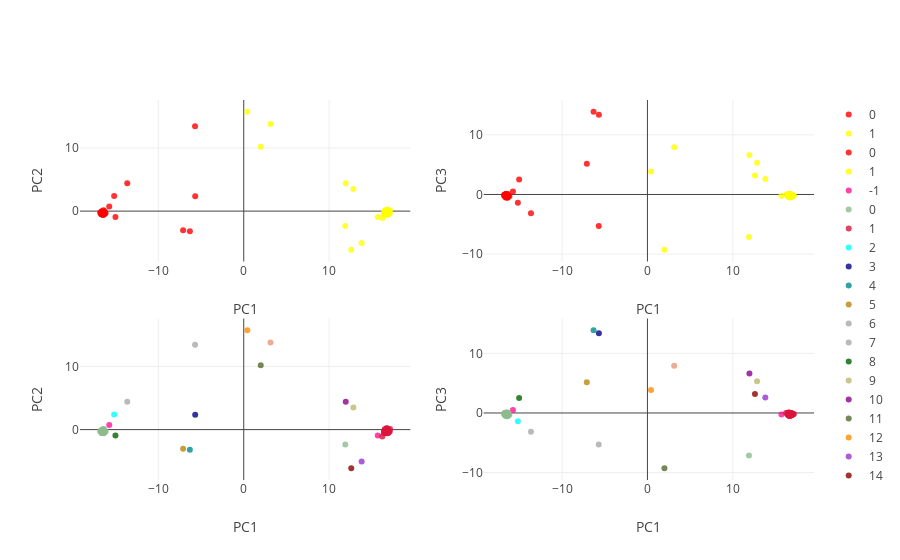

Notebook code for this chart:
### Markdown cell above
### VI. Simulation output: Summary analysis

#### A. Population genetic structure

Perform PCA on simulated haplotypes concatenated across windows.

### Code cell
#### ###

Haplotypes= np.concatenate(tuple([Windows[1][x] for x in Windows[1].keys()]), axis=1)

print('Number of markers: {}'.format(Haplotypes.shape[1]))

print('Number of individuals: {}'.format(Haplotypes.shape[0]))

pca2 = PCA(n_components=3, whiten=False,svd_solver='randomized')

feats= pca2.fit_transform(Haplotypes)

coords= {z:[x for x in range(len(label_vector)) if label_vector[x] == z] for z in list(set(label_vector))}

##

## perform MeanShift clustering.
bandwidth = estimate_bandwidth(feats, quantile=0.25)

ms = MeanShift(bandwidth=bandwidth, bin_seeding=False, cluster_all=False, min_bin_freq=35)
ms.fit(feats)
labels1 = ms.labels_
label_select = {y:[x for x in range(len(labels1)) if labels1[x] == y] for y in sorted(list(set(labels1)))}

##

PCA_color_ref= ['darkseagreen','crimson', 'cyan', 'darkblue', 'darkcyan',
            'darkgoldenrod', 'darkgray', 'darkgrey', 'darkgreen',
            'darkkhaki', 'darkmagenta', 'darkolivegreen', 'darkorange',
            'darkorchid', 'darkred', 'darksalmon', 'darkseagreen',
            'darkslateblue', 'darkslategray', 'darkslategrey',
            'darkturquoise', 'darkviolet', 'deeppink']

from plotly import tools

fig_pca_subplots = tools.make_subplots(rows=2, cols=2)

for subp in range(4):
    
    n_plot= subp
    
    if subp >= 2:
        coords= label_select
        subp -= 2
        Col_vec= PCA_color_ref
        
    else:
        Col_vec= ['red','yellow','blue','purple','green']
    
    
    for i in coords.keys():
        trace= go.Scatter(
        x = feats[coords[i],0],
        y = feats[coords[i],subp + 1],
        mode= "markers",
        name= str(i),
        marker= {
        'color': Col_vec[i],
        'line': {'width': 0},
        'size': 6,
        'symbol': 'circle',
        "opacity": .8})
        
        fig_pca_subplots.append_trace(trace, int(n_plot/float(2)) + 1, subp + 1)
    
    fig_pca_subplots['layout']['yaxis' + str(n_plot + 1)].update(title='PC{}'.format(subp + 2))
    fig_pca_subplots['layout']['xaxis' + str(n_plot + 1)].update(title='PC1')

layout = go.Layout()

fig= go.Figure(data=fig_pca_subplots, layout=layout)
iplot(fig)

### Figure 1 — Plotly figure (JSON) as saved in the notebook; plotly's stock layout.template omitted (floating-point values rounded to 4 significant figures)
{"data": [{"marker": {"color": "red", "line": {"width": 0}, "opacity": 0.8, "size": 6, "symbol": "circle"}, "mode": "markers", "name": "0", "type": "scatter", "uid": "7f9e2fbd-3f88-4d6c-b6a5-2872a5adfbc7", "x": [-16.41, -16.5, -16.49, -16.6, -16.55, -16.51, -16.44, -16.53, -16.62, -15.18, -16.51, -16.5, -16.49, -5.686, -16.47, -16.49, -16.65, -16.65, -16.4, -6.311, -16.49, -7.101, -16.47, -16.3, -16.54, -16.54, -16.57, -16.51, -16.54, -16.49, -16.49, -16.61, -16.61, -16.81, -16.68, -16.65, -16.51, -16.51, -16.43, -16.65, -16.55, -16.56, -16.58, -16.55, -16.59, -16.54, -16.48, -16.6, -5.703, -16.57, -16.35, -16.48, -16.18, -16.56, -16.61, -16.44, -16.52, -16.58, -16.54, -16.46, -16.54, -16.64, -16.47, -16.27, -16.63, -16.62, -16.5, -16.67, -16.58, -13.65, -16.44, -16.47, -16.77, -16.49, -16.63, -16.53, -16.66, -16.54, -16.37, -16.53, -16.47, -16.63, -16.53, -16.46, -15.76, -16.37, -16.51, -15.03, -16.61, -16.49, -16.54, -16.6, -16.43, -16.66, -16.43, -16.56, -16.69, -16.6, -16.36, -16.61], "xaxis": "x", "y": [-0.1972, -0.1326, -0.166, -0.4332, -0.4532, -0.1778, -0.5803, -0.3374, -0.2316, 2.379, -0.3426, -0.5236, -0.3542, 2.374, -0.4999, -0.3315, -0.3945, -0.453, -0.1727, -3.176, -0.3753, -3.021, -0.3259, -0.03613, -0.2004, -0.2745, -0.3259, -0.4551, -0.3425, -0.2306, -0.4435, -0.2544, -0.3391, -0.2196, -0.3943, -0.444, -0.2919, -0.4446, -0.4674, -0.03398, -0.2428, -0.2386, -0.3018, -0.1089, -0.5445, -0.219, -0.2767, -0.3758, 13.46, -0.2728, -0.1479, -0.3537, -0.2802, -0.4236, -0.5289, -0.3239, -0.4253, -0.4878, -0.3102, -0.2485, -0.2449, -0.4128, -0.31, -0.3756, -0.3043, -0.4737, -0.2452, -0.4597, -0.1716, 4.431, -0.1866, -0.465, -0.2873, -0.2158, -0.3632, -0.2594, -0.2915, -0.4511, -0.3419, -0.3544, -0.3051, -0.4785, -0.3077, -0.3461, 0.7131, -0.19, -0.3926, -0.9299, -0.2792, -0.338, -0.2851, -0.2872, -0.2839, -0.4176, 0.1385, -0.5263, -0.4086, -0.3784, -0.5255, -0.1486], "yaxis": "y"}, {"marker": {"color": "yellow", "line": {"width": 0}, "opacity": 0.8, "size": 6, "symbol": "circle"}, "mode": "markers", "name": "1", "type": "scatter", "uid": "e02f7eec-f805-4754-b946-51da438320ff", "x": [16.65, 16.73, 16.48, 16.71, 16.71, 16.49, 16.66, 16.81, 16.89, 16.6, 16.66, 16.79, 12.85, 16.73, 16.96, 16.65, 16.66, 16.66, 16.67, 16.95, 16.97, 16.63, 16.52, 16.68, 11.95, 16.73, 17.14, 16.44, 1.991, 16.99, 16.74, 16.72, 15.7, 16.97, 16.76, 16.68, 16.59, 16.89, 16.71, 16.72, 16.69, 16.77, 16.78, 16.53, 16.69, 16.65, 16.69, 16.63, 16.73, 16.62, 16.64, 16.78, 16.56, 16.6, 16.54, 16.79, 16.82, 16.24, 16.54, 16.66, 16.86, 16.86, 16.64, 16.79, 16.42, 16.74, 16.78, 0.4172, 16.56, 16.74, 16.63, 16.56, 16.74, 16.57, 16.76, 16.81, 13.81, 16.84, 17.11, 16.79, 16.77, 16.75, 16.63, 16.56, 16.83, 12.6, 16.54, 16.87, 16.81, 3.131, 16.82, 16.82, 16.73, 11.9, 16.71, 16.76, 16.85, 16.89, 16.67, 16.48], "xaxis": "x", "y": [-0.5666, -0.4415, -0.4953, -0.4186, -0.1525, -0.2946, -0.07229, -0.2591, -0.2118, -0.3164, -0.1458, 0.1144, 3.488, -0.1785, -0.1987, 0.08252, -0.1153, -0.1439, 0.001493, -0.2235, -0.4074, 0.008442, -0.333, -0.171, 4.41, -0.2475, 0.08518, -0.1929, 10.19, -0.4125, -0.02668, -0.03851, -0.9233, -0.03722, -0.2137, -0.2913, -0.3018, -0.5622, -0.2601, -0.3749, -0.2019, -0.2183, -0.5127, 0.0706, -0.4864, -0.08546, -0.3687, -0.2888, -0.4269, -0.06986, -0.4395, 0.006349, -0.07031, -0.1622, -0.1468, -0.2598, -0.249, -1.09, -0.1083, -0.4916, -0.3386, 0.003789, -0.1956, -0.2107, -0.5242, -0.1442, -0.2266, 15.74, -0.2063, -0.4079, -0.1296, -0.1009, 0.0653, -0.257, -0.5501, -0.2022, -5.044, -0.2788, -0.3, -0.1318, 0.0434, -0.03766, -0.3624, -0.3242, -0.2291, -6.114, -0.06155, -0.01646, -0.225, 13.8, -0.1063, -0.08102, 0.06032, -2.364, -0.2878, 0.2723, -0.3571, 0.05016, -0.1257, -0.3189], "yaxis": "y"}, {"marker": {"color": "red", "line": {"width": 0}, "opacity": 0.8, "size": 6, "symbol": "circle"}, "mode": "markers", "name": "0", "type": "scatter", "uid": "9f7657cd-b717-4dc9-9a84-204fec553bbe", "x": [-16.41, -16.5, -16.49, -16.6, -16.55, -16.51, -16.44, -16.53, -16.62, -15.18, -16.51, -16.5, -16.49, -5.686, -16.47, -16.49, -16.65, -16.65, -16.4, -6.311, -16.49, -7.101, -16.47, -16.3, -16.54, -16.54, -16.57, -16.51, -16.54, -16.49, -16.49, -16.61, -16.61, -16.81, -16.68, -16.65, -16.51, -16.51, -16.43, -16.65, -16.55, -16.56, -16.58, -16.55, -16.59, -16.54, -16.48, -16.6, -5.703, -16.57, -16.35, -16.48, -16.18, -16.56, -16.61, -16.44, -16.52, -16.58, -16.54, -16.46, -16.54, -16.64, -16.47, -16.27, -16.63, -16.62, -16.5, -16.67, -16.58, -13.65, -16.44, -16.47, -16.77, -16.49, -16.63, -16.53, -16.66, -16.54, -16.37, -16.53, -16.47, -16.63, -16.53, -16.46, -15.76, -16.37, -16.51, -15.03, -16.61, -16.49, -16.54, -16.6, -16.43, -16.66, -16.43, -16.56, -16.69, -16.6, -16.36, -16.61], "xaxis": "x2", "y": [-0.1887, -0.262, -0.03697, -0.2464, -0.1753, -0.3089, -0.2529, -0.1191, -0.07545, -1.404, -0.1636, -0.1826, -0.16, 13.37, -0.2435, -0.1834, -0.105, -0.207, -0.5303, 13.87, -0.249, 5.135, -0.1342, -0.367, -0.3014, -0.09368, -0.2845, -0.1455, -0.3988, -0.2194, -0.1132, -0.2301, -0.1572, -0.1896, -0.2109, -0.2247, 0.04201, -0.2219, -0.2902, -0.2403, -0.05734, -0.2829, -0.07412, -0.309, -0.1851, -0.01212, -0.1752, -0.07231, -5.3, -0.2365, -0.1875, -0.3262, -0.2874, -0.3251, -0.3308, -0.1774, -0.4316, -0.347, -0.2719, -0.01392, -0.3398, 0.02218, -0.1271, -0.2184, -0.1896, -0.09873, -0.3017, -0.06958, -0.3454, -3.144, -0.2144, -0.1772, -0.04839, -0.3851, -0.3406, -0.1756, -0.2061, 0.08738, -0.1763, -0.2355, -0.5275, -0.007548, -0.06115, -0.4411, 0.4924, 0.06085, -0.08466, 2.531, -0.1392, -0.3034, -0.2017, -0.169, -0.3279, -0.0176, -0.3057, -0.2809, -0.3383, -0.376, -0.4348, -0.5234], "yaxis": "y2"}, {"marker": {"color": "yellow", "line": {"width": 0}, "opacity": 0.8, "size": 6, "symbol": "circle"}, "mode": "markers", "name": "1", "type": "scatter", "uid": "799f80bf-825d-4346-9d7d-9046f225ad5e", "x": [16.65, 16.73, 16.48, 16.71, 16.71, 16.49, 16.66, 16.81, 16.89, 16.6, 16.66, 16.79, 12.85, 16.73, 16.96, 16.65, 16.66, 16.66, 16.67, 16.95, 16.97, 16.63, 16.52, 16.68, 11.95, 16.73, 17.14, 16.44, 1.991, 16.99, 16.74, 16.72, 15.7, 16.97, 16.76, 16.68, 16.59, 16.89, 16.71, 16.72, 16.69, 16.77, 16.78, 16.53, 16.69, 16.65, 16.69, 16.63, 16.73, 16.62, 16.64, 16.78, 16.56, 16.6, 16.54, 16.79, 16.82, 16.24, 16.54, 16.66, 16.86, 16.86, 16.64, 16.79, 16.42, 16.74, 16.78, 0.4172, 16.56, 16.74, 16.63, 16.56, 16.74, 16.57, 16.76, 16.81, 13.81, 16.84, 17.11, 16.79, 16.77, 16.75, 16.63, 16.56, 16.83, 12.6, 16.54, 16.87, 16.81, 3.131, 16.82, 16.82, 16.73, 11.9, 16.71, 16.76, 16.85, 16.89, 16.67, 16.48], "xaxis": "x2", "y": [-0.2543, -0.2414, -0.04558, -0.1198, -0.0383, -0.1983, -0.3232, -0.3617, -0.2044, -0.04075, -0.01825, -0.1376, 5.327, -0.2015, -0.09006, -0.4493, -0.1181, -0.0553, -0.1274, -0.3194, -0.137, -0.4816, -0.293, -0.2511, 6.642, -0.1344, -0.1935, 0.02215, -9.263, -0.3196, -0.2381, -0.28, -0.246, -0.2584, -0.2937, -0.02141, -0.4345, -0.1494, -0.2151, -0.4265, -0.3112, -0.1841, -0.06877, -0.2355, 0.001305, -0.3014, -0.004258, -0.27, -0.2803, -0.1594, -0.4915, -0.3236, 0.05354, -0.1143, -0.3513, -0.3495, -0.2661, 0.0001575, -0.3217, -0.326, -0.1642, -0.2298, -0.4239, -0.007526, -0.2861, -0.1668, -0.2641, 3.864, -0.1476, -0.1156, -0.007722, 0.06805, -0.3161, -0.2616, -0.361, -0.1274, 2.59, -0.282, -0.2121, -0.3089, -0.4875, -0.1229, 0.0226, -0.2883, -0.01058, 3.184, -0.1751, -0.3868, -0.3065, 7.936, -0.166, -0.251, -0.1834, -7.148, -0.1583, -0.1167, -0.1238, -0.1045, -0.4194, -0.1948], "yaxis": "y2"}, {"marker": {"color": "deeppink", "line": {"width": 0}, "opacity": 0.8, "size": 6, "symbol": "circle"}, "mode": "markers", "name": "-1", "type": "scatter", "uid": "18563263-6a64-4649-89be-43deab3293fc", "x": [-15.76, 15.7], "xaxis": "x3", "y": [0.7131, -0.9233], "yaxis": "y3"}, {"marker": {"color": "darkseagreen", "line": {"width": 0}, "opacity": 0.8, "size": 6, "symbol": "circle"}, "mode": "markers", "name": "0", "type": "scatter", "uid": "85d65def-bc92-4701-afa2-0eb64bed2844", "x": [-16.41, -16.5, -16.49, -16.6, -16.55, -16.51, -16.44, -16.53, -16.62, -16.51, -16.5, -16.49, -16.47, -16.49, -16.65, -16.65, -16.4, -16.49, -16.47, -16.3, -16.54, -16.54, -16.57, -16.51, -16.54, -16.49, -16.49, -16.61, -16.61, -16.81, -16.68, -16.65, -16.51, -16.51, -16.43, -16.65, -16.55, -16.56, -16.58, -16.55, -16.59, -16.54, -16.48, -16.6, -16.57, -16.35, -16.48, -16.18, -16.56, -16.61, -16.44, -16.52, -16.58, -16.54, -16.46, -16.54, -16.64, -16.47, -16.27, -16.63, -16.62, -16.5, -16.67, -16.58, -16.44, -16.47, -16.77, -16.49, -16.63, -16.53, -16.66, -16.54, -16.37, -16.53, -16.47, -16.63, -16.53, -16.46, -16.37, -16.51, -16.61, -16.49, -16.54, -16.6, -16.43, -16.66, -16.43, -16.56, -16.69, -16.6, -16.36, -16.61], "xaxis": "x3", "y": [-0.1972, -0.1326, -0.166, -0.4332, -0.4532, -0.1778, -0.5803, -0.3374, -0.2316, -0.3426, -0.5236, -0.3542, -0.4999, -0.3315, -0.3945, -0.453, -0.1727, -0.3753, -0.3259, -0.03613, -0.2004, -0.2745, -0.3259, -0.4551, -0.3425, -0.2306, -0.4435, -0.2544, -0.3391, -0.2196, -0.3943, -0.444, -0.2919, -0.4446, -0.4674, -0.03398, -0.2428, -0.2386, -0.3018, -0.1089, -0.5445, -0.219, -0.2767, -0.3758, -0.2728, -0.1479, -0.3537, -0.2802, -0.4236, -0.5289, -0.3239, -0.4253, -0.4878, -0.3102, -0.2485, -0.2449, -0.4128, -0.31, -0.3756, -0.3043, -0.4737, -0.2452, -0.4597, -0.1716, -0.1866, -0.465, -0.2873, -0.2158, -0.3632, -0.2594, -0.2915, -0.4511, -0.3419, -0.3544, -0.3051, -0.4785, -0.3077, -0.3461, -0.19, -0.3926, -0.2792, -0.338, -0.2851, -0.2872, -0.2839, -0.4176, 0.1385, -0.5263, -0.4086, -0.3784, -0.5255, -0.1486], "yaxis": "y3"}, {"marker": {"color": "crimson", "line": {"width": 0}, "opacity": 0.8, "size": 6, "symbol": "circle"}, "mode": "markers", "name": "1", "type": "scatter", "uid": "8417cb33-ab92-42d8-8a8f-448af05f056c", "x": [16.65, 16.73, 16.48, 16.71, 16.71, 16.49, 16.66, 16.81, 16.89, 16.6, 16.66, 16.79, 16.73, 16.96, 16.65, 16.66, 16.66, 16.67, 16.95, 16.97, 16.63, 16.52, 16.68, 16.73, 17.14, 16.44, 16.99, 16.74, 16.72, 16.97, 16.76, 16.68, 16.59, 16.89, 16.71, 16.72, 16.69, 16.77, 16.78, 16.53, 16.69, 16.65, 16.69, 16.63, 16.73, 16.62, 16.64, 16.78, 16.56, 16.6, 16.54, 16.79, 16.82, 16.24, 16.54, 16.66, 16.86, 16.86, 16.64, 16.79, 16.42, 16.74, 16.78, 16.56, 16.74, 16.63, 16.56, 16.74, 16.57, 16.76, 16.81, 16.84, 17.11, 16.79, 16.77, 16.75, 16.63, 16.56, 16.83, 16.54, 16.87, 16.81, 16.82, 16.82, 16.73, 16.71, 16.76, 16.85, 16.89, 16.67, 16.48], "xaxis": "x3", "y": [-0.5666, -0.4415, -0.4953, -0.4186, -0.1525, -0.2946, -0.07229, -0.2591, -0.2118, -0.3164, -0.1458, 0.1144, -0.1785, -0.1987, 0.08252, -0.1153, -0.1439, 0.001493, -0.2235, -0.4074, 0.008442, -0.333, -0.171, -0.2475, 0.08518, -0.1929, -0.4125, -0.02668, -0.03851, -0.03722, -0.2137, -0.2913, -0.3018, -0.5622, -0.2601, -0.3749, -0.2019, -0.2183, -0.5127, 0.0706, -0.4864, -0.08546, -0.3687, -0.2888, -0.4269, -0.06986, -0.4395, 0.006349, -0.07031, -0.1622, -0.1468, -0.2598, -0.249, -1.09, -0.1083, -0.4916, -0.3386, 0.003789, -0.1956, -0.2107, -0.5242, -0.1442, -0.2266, -0.2063, -0.4079, -0.1296, -0.1009, 0.0653, -0.257, -0.5501, -0.2022, -0.2788, -0.3, -0.1318, 0.0434, -0.03766, -0.3624, -0.3242, -0.2291, -0.06155, -0.01646, -0.225, -0.1063, -0.08102, 0.06032, -0.2878, 0.2723, -0.3571, 0.05016, -0.1257, -0.3189], "yaxis": "y3"}, {"marker": {"color": "cyan", "line": {"width": 0}, "opacity": 0.8, "size": 6, "symbol": "circle"}, "mode": "markers", "name": "2", "type": "scatter", "uid": "d131e260-17ef-4d26-aaa1-350ff6272583", "x": [-15.18], "xaxis": "x3", "y": [2.379], "yaxis": "y3"}, {"marker": {"color": "darkblue", "line": {"width": 0}, "opacity": 0.8, "size": 6, "symbol": "circle"}, "mode": "markers", "name": "3", "type": "scatter", "uid": "075d7cc4-07df-47ad-b869-ff1b91ab15ac", "x": [-5.686], "xaxis": "x3", "y": [2.374], "yaxis": "y3"}, {"marker": {"color": "darkcyan", "line": {"width": 0}, "opacity": 0.8, "size": 6, "symbol": "circle"}, "mode": "markers", "name": "4", "type": "scatter", "uid": "c9a335e8-9247-4719-91cc-9e82429f1160", "x": [-6.311], "xaxis": "x3", "y": [-3.176], "yaxis": "y3"}, {"marker": {"color": "darkgoldenrod", "line": {"width": 0}, "opacity": 0.8, "size": 6, "symbol": "circle"}, "mode": "markers", "name": "5", "type": "scatter", "uid": "dcfbe9db-3e7e-4e37-a3ad-84921cd8706b", "x": [-7.101], "xaxis": "x3", "y": [-3.021], "yaxis": "y3"}, {"marker": {"color": "darkgray", "line": {"width": 0}, "opacity": 0.8, "size": 6, "symbol": "circle"}, "mode": "markers", "name": "6", "type": "scatter", "uid": "295f1805-c7de-44f5-8c53-7fd3349626b7", "x": [-5.703], "xaxis": "x3", "y": [13.46], "yaxis": "y3"}, {"marker": {"color": "darkgrey", "line": {"width": 0}, "opacity": 0.8, "size": 6, "symbol": "circle"}, "mode": "markers", "name": "7", "type": "scatter", "uid": "45aef795-f951-4367-ab38-b7bc9ad64bb1", "x": [-13.65], "xaxis": "x3", "y": [4.431], "yaxis": "y3"}, {"marker": {"color": "darkgreen", "line": {"width": 0}, "opacity": 0.8, "size": 6, "symbol": "circle"}, "mode": "markers", "name": "8", "type": "scatter", "uid": "62dfb19c-7ab3-46e0-8a97-295373a58cfe", "x": [-15.03], "xaxis": "x3", "y": [-0.9299], "yaxis": "y3"}, {"marker": {"color": "darkkhaki", "line": {"width": 0}, "opacity": 0.8, "size": 6, "symbol": "circle"}, "mode": "markers", "name": "9", "type": "scatter", "uid": "706f184e-d741-4fea-8de7-acd298130b16", "x": [12.85], "xaxis": "x3", "y": [3.488], "yaxis": "y3"}, {"marker": {"color": "darkmagenta", "line": {"width": 0}, "opacity": 0.8, "size": 6, "symbol": "circle"}, "mode": "markers", "name": "10", "type": "scatter", "uid": "0ba42a54-5144-4d22-ab50-6f063b8c1005", "x": [11.95], "xaxis": "x3", "y": [4.41], "yaxis": "y3"}, {"marker": {"color": "darkolivegreen", "line": {"width": 0}, "opacity": 0.8, "size": 6, "symbol": "circle"}, "mode": "markers", "name": "11", "type": "scatter", "uid": "d29b05e9-d95d-45f1-b246-09d837aafae4", "x": [1.991], "xaxis": "x3", "y": [10.19], "yaxis": "y3"}, {"marker": {"color": "darkorange", "line": {"width": 0}, "opacity": 0.8, "size": 6, "symbol": "circle"}, "mode": "markers", "name": "12", "type": "scatter", "uid": "9c458de3-1364-4032-9364-1fbbfb6ae96f", "x": [0.4172], "xaxis": "x3", "y": [15.74], "yaxis": "y3"}, {"marker": {"color": "darkorchid", "line": {"width": 0}, "opacity": 0.8, "size": 6, "symbol": "circle"}, "mode": "markers", "name": "13", "type": "scatter", "uid": "1868284d-e607-44a3-a38d-76ef5ec1f97e", "x": [13.81], "xaxis": "x3", "y": [-5.044], "yaxis": "y3"}, {"marker": {"color": "darkred", "line": {"width": 0}, "opacity": 0.8, "size": 6, "symbol": "circle"}, "mode": "markers", "name": "14", "type": "scatter", "uid": "65d92e42-5bec-48c7-8f77-9245db677a53", "x": [12.6], "xaxis": "x3", "y": [-6.114], "yaxis": "y3"}, {"marker": {"color": "darksalmon", "line": {"width": 0}, "opacity": 0.8, "size": 6, "symbol": "circle"}, "mode": "markers", "name": "15", "type": "scatter", "uid": "7ead6ec7-6ee5-4a91-8931-9fc39f54c26f", "x": [3.131], "xaxis": "x3", "y": [13.8], "yaxis": "y3"}, {"marker": {"color": "darkseagreen", "line": {"width": 0}, "opacity": 0.8, "size": 6, "symbol": "circle"}, "mode": "markers", "name": "16", "type": "scatter", "uid": "c14eb03e-43d5-460f-a0cb-b6030078bbe5", "x": [11.9], "xaxis": "x3", "y": [-2.364], "yaxis": "y3"}, {"marker": {"color": "deeppink", "line": {"width": 0}, "opacity": 0.8, "size": 6, "symbol": "circle"}, "mode": "markers", "name": "-1", "type": "scatter", "uid": "658187ab-9ea3-4426-bc9e-3c1a8745baa7", "x": [-15.76, 15.7], "xaxis": "x4", "y": [0.4924, -0.246], "yaxis": "y4"}, {"marker": {"color": "darkseagreen", "line": {"width": 0}, "opacity": 0.8, "size": 6, "symbol": "circle"}, "mode": "markers", "name": "0", "type": "scatter", "uid": "117c04a0-c846-47db-8c08-64aa4386de42", "x": [-16.41, -16.5, -16.49, -16.6, -16.55, -16.51, -16.44, -16.53, -16.62, -16.51, -16.5, -16.49, -16.47, -16.49, -16.65, -16.65, -16.4, -16.49, -16.47, -16.3, -16.54, -16.54, -16.57, -16.51, -16.54, -16.49, -16.49, -16.61, -16.61, -16.81, -16.68, -16.65, -16.51, -16.51, -16.43, -16.65, -16.55, -16.56, -16.58, -16.55, -16.59, -16.54, -16.48, -16.6, -16.57, -16.35, -16.48, -16.18, -16.56, -16.61, -16.44, -16.52, -16.58, -16.54, -16.46, -16.54, -16.64, -16.47, -16.27, -16.63, -16.62, -16.5, -16.67, -16.58, -16.44, -16.47, -16.77, -16.49, -16.63, -16.53, -16.66, -16.54, -16.37, -16.53, -16.47, -16.63, -16.53, -16.46, -16.37, -16.51, -16.61, -16.49, -16.54, -16.6, -16.43, -16.66, -16.43, -16.56, -16.69, -16.6, -16.36, -16.61], "xaxis": "x4", "y": [-0.1887, -0.262, -0.03697, -0.2464, -0.1753, -0.3089, -0.2529, -0.1191, -0.07545, -0.1636, -0.1826, -0.16, -0.2435, -0.1834, -0.105, -0.207, -0.5303, -0.249, -0.1342, -0.367, -0.3014, -0.09368, -0.2845, -0.1455, -0.3988, -0.2194, -0.1132, -0.2301, -0.1572, -0.1896, -0.2109, -0.2247, 0.04201, -0.2219, -0.2902, -0.2403, -0.05734, -0.2829, -0.07412, -0.309, -0.1851, -0.01212, -0.1752, -0.07231, -0.2365, -0.1875, -0.3262, -0.2874, -0.3251, -0.3308, -0.1774, -0.4316, -0.347, -0.2719, -0.01392, -0.3398, 0.02218, -0.1271, -0.2184, -0.1896, -0.09873, -0.3017, -0.06958, -0.3454, -0.2144, -0.1772, -0.04839, -0.3851, -0.3406, -0.1756, -0.2061, 0.08738, -0.1763, -0.2355, -0.5275, -0.007548, -0.06115, -0.4411, 0.06085, -0.08466, -0.1392, -0.3034, -0.2017, -0.169, -0.3279, -0.0176, -0.3057, -0.2809, -0.3383, -0.376, -0.4348, -0.5234], "yaxis": "y4"}, {"marker": {"color": "crimson", "line": {"width": 0}, "opacity": 0.8, "size": 6, "symbol": "circle"}, "mode": "markers", "name": "1", "type": "scatter", "uid": "df59f527-1004-479b-8e63-ed1f88445e1a", "x": [16.65, 16.73, 16.48, 16.71, 16.71, 16.49, 16.66, 16.81, 16.89, 16.6, 16.66, 16.79, 16.73, 16.96, 16.65, 16.66, 16.66, 16.67, 16.95, 16.97, 16.63, 16.52, 16.68, 16.73, 17.14, 16.44, 16.99, 16.74, 16.72, 16.97, 16.76, 16.68, 16.59, 16.89, 16.71, 16.72, 16.69, 16.77, 16.78, 16.53, 16.69, 16.65, 16.69, 16.63, 16.73, 16.62, 16.64, 16.78, 16.56, 16.6, 16.54, 16.79, 16.82, 16.24, 16.54, 16.66, 16.86, 16.86, 16.64, 16.79, 16.42, 16.74, 16.78, 16.56, 16.74, 16.63, 16.56, 16.74, 16.57, 16.76, 16.81, 16.84, 17.11, 16.79, 16.77, 16.75, 16.63, 16.56, 16.83, 16.54, 16.87, 16.81, 16.82, 16.82, 16.73, 16.71, 16.76, 16.85, 16.89, 16.67, 16.48], "xaxis": "x4", "y": [-0.2543, -0.2414, -0.04558, -0.1198, -0.0383, -0.1983, -0.3232, -0.3617, -0.2044, -0.04075, -0.01825, -0.1376, -0.2015, -0.09006, -0.4493, -0.1181, -0.0553, -0.1274, -0.3194, -0.137, -0.4816, -0.293, -0.2511, -0.1344, -0.1935, 0.02215, -0.3196, -0.2381, -0.28, -0.2584, -0.2937, -0.02141, -0.4345, -0.1494, -0.2151, -0.4265, -0.3112, -0.1841, -0.06877, -0.2355, 0.001305, -0.3014, -0.004258, -0.27, -0.2803, -0.1594, -0.4915, -0.3236, 0.05354, -0.1143, -0.3513, -0.3495, -0.2661, 0.0001575, -0.3217, -0.326, -0.1642, -0.2298, -0.4239, -0.007526, -0.2861, -0.1668, -0.2641, -0.1476, -0.1156, -0.007722, 0.06805, -0.3161, -0.2616, -0.361, -0.1274, -0.282, -0.2121, -0.3089, -0.4875, -0.1229, 0.0226, -0.2883, -0.01058, -0.1751, -0.3868, -0.3065, -0.166, -0.251, -0.1834, -0.1583, -0.1167, -0.1238, -0.1045, -0.4194, -0.1948], "yaxis": "y4"}, {"marker": {"color": "cyan", "line": {"width": 0}, "opacity": 0.8, "size": 6, "symbol": "circle"}, "mode": "markers", "name": "2", "type": "scatter", "uid": "57f5ba26-0092-44dd-a94a-f9207a46fc2e", "x": [-15.18], "xaxis": "x4", "y": [-1.404], "yaxis": "y4"}, {"marker": {"color": "darkblue", "line": {"width": 0}, "opacity": 0.8, "size": 6, "symbol": "circle"}, "mode": "markers", "name": "3", "type": "scatter", "uid": "eb28b634-57aa-4183-9848-34e9ae9b485e", "x": [-5.686], "xaxis": "x4", "y": [13.37], "yaxis": "y4"}, {"marker": {"color": "darkcyan", "line": {"width": 0}, "opacity": 0.8, "size": 6, "symbol": "circle"}, "mode": "markers", "name": "4", "type": "scatter", "uid": "5bf9288f-ae77-441e-ae02-26227babeaa2", "x": [-6.311], "xaxis": "x4", "y": [13.87], "yaxis": "y4"}, {"marker": {"color": "darkgoldenrod", "line": {"width": 0}, "opacity": 0.8, "size": 6, "symbol": "circle"}, "mode": "markers", "name": "5", "type": "scatter", "uid": "8cbb1563-4fec-451e-bb5b-66616cbc52bd", "x": [-7.101], "xaxis": "x4", "y": [5.135], "yaxis": "y4"}, {"marker": {"color": "darkgray", "line": {"width": 0}, "opacity": 0.8, "size": 6, "symbol": "circle"}, "mode": "markers", "name": "6", "type": "scatter", "uid": "dc9ed209-0945-4afe-88b8-aba92ff5aea7", "x": [-5.703], "xaxis": "x4", "y": [-5.3], "yaxis": "y4"}, {"marker": {"color": "darkgrey", "line": {"width": 0}, "opacity": 0.8, "size": 6, "symbol": "circle"}, "mode": "markers", "name": "7", "type": "scatter", "uid": "280121d2-24ae-4863-b72a-6c6125d188f1", "x": [-13.65], "xaxis": "x4", "y": [-3.144], "yaxis": "y4"}, {"marker": {"color": "darkgreen", "line": {"width": 0}, "opacity": 0.8, "size": 6, "symbol": "circle"}, "mode": "markers", "name": "8", "type": "scatter", "uid": "2b72add4-c178-4223-9511-6ae7387c0a63", "x": [-15.03], "xaxis": "x4", "y": [2.531], "yaxis": "y4"}, {"marker": {"color": "darkkhaki", "line": {"width": 0}, "opacity": 0.8, "size": 6, "symbol": "circle"}, "mode": "markers", "name": "9", "type": "scatter", "uid": "3f53d504-c074-4b4b-9b8b-3a2be9f66ee8", "x": [12.85], "xaxis": "x4", "y": [5.327], "yaxis": "y4"}, {"marker": {"color": "darkmagenta", "line": {"width": 0}, "opacity": 0.8, "size": 6, "symbol": "circle"}, "mode": "markers", "name": "10", "type": "scatter", "uid": "b7af6d18-9f80-478d-8532-2f93c30ca1ac", "x": [11.95], "xaxis": "x4", "y": [6.642], "yaxis": "y4"}, {"marker": {"color": "darkolivegreen", "line": {"width": 0}, "opacity": 0.8, "size": 6, "symbol": "circle"}, "mode": "markers", "name": "11", "type": "scatter", "uid": "d14d9384-7b06-495a-bbf8-d3071d009c9b", "x": [1.991], "xaxis": "x4", "y": [-9.263], "yaxis": "y4"}, {"marker": {"color": "darkorange", "line": {"width": 0}, "opacity": 0.8, "size": 6, "symbol": "circle"}, "mode": "markers", "name": "12", "type": "scatter", "uid": "3ece62e4-352b-4a5a-8891-9b6a7e8b4852", "x": [0.4172], "xaxis": "x4", "y": [3.864], "yaxis": "y4"}, {"marker": {"color": "darkorchid", "line": {"width": 0}, "opacity": 0.8, "size": 6, "symbol": "circle"}, "mode": "markers", "name": "13", "type": "scatter", "uid": "e122b1cf-4b22-4d62-a721-b46491751ee2", "x": [13.81], "xaxis": "x4", "y": [2.59], "yaxis": "y4"}, {"marker": {"color": "darkred", "line": {"width": 0}, "opacity": 0.8, "size": 6, "symbol": "circle"}, "mode": "markers", "name": "14", "type": "scatter", "uid": "b74c9572-9e35-41ae-acf3-fdf5948fa2b3", "x": [12.6], "xaxis": "x4", "y": [3.184], "yaxis": "y4"}, {"marker": {"color": "darksalmon", "line": {"width": 0}, "opacity": 0.8, "size": 6, "symbol": "circle"}, "mode": "markers", "name": "15", "type": "scatter", "uid": "b347efab-8405-42bf-a2e5-6d7936e45310", "x": [3.131], "xaxis": "x4", "y": [7.936], "yaxis": "y4"}, {"marker": {"color": "darkseagreen", "line": {"width": 0}, "opacity": 0.8, "size": 6, "symbol": "circle"}, "mode": "markers", "name": "16", "type": "scatter", "uid": "ce64e401-c54d-412b-a634-36438525181f", "x": [11.9], "xaxis": "x4", "y": [-7.148], "yaxis": "y4"}], "layout": {"xaxis": {"anchor": "y", "domain": [0, 0.45], "title": "PC1"}, "xaxis2": {"anchor": "y2", "domain": [0.55, 1], "title": "PC1"}, "xaxis3": {"anchor": "y3", "domain": [0, 0.45], "title": "PC1"}, "xaxis4": {"anchor": "y4", "domain": [0.55, 1], "title": "PC1"}, "yaxis": {"anchor": "x", "domain": [0.575, 1], "title": "PC2"}, "yaxis2": {"anchor": "x2", "domain": [0.575, 1], "title": "PC3"}, "yaxis3": {"anchor": "x3", "domain": [0, 0.425], "title": "PC2"}, "yaxis4": {"anchor": "x4", "domain": [0, 0.425], "title": "PC3"}}}
